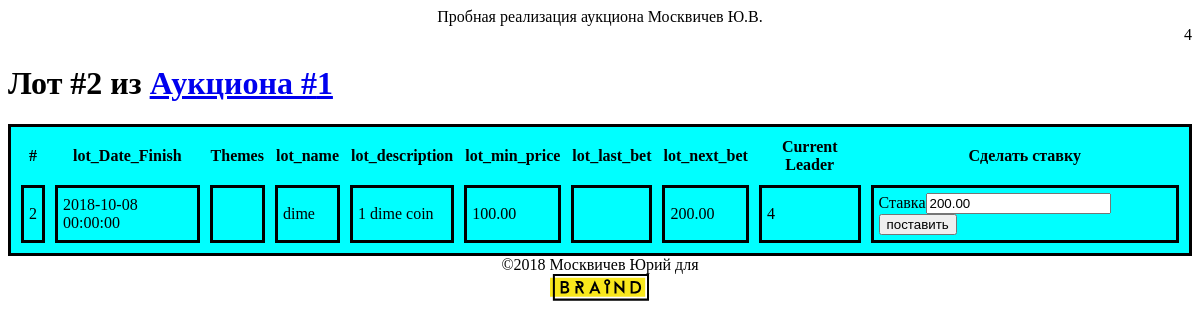
Page /lot.php/?id=2 (signed in) on the committed database.
### tables this page shows
CREATE TABLE `lots` (
  `id_lot` int(11) NOT NULL AUTO_INCREMENT,
  `lot_Date_Finish` datetime NOT NULL,
  `lot_name` varchar(45) NOT NULL,
  `lot_description` varchar(256) NOT NULL,
  `lot_min_price` decimal(15,2) NOT NULL,
  `auction_id` int(11) NOT NULL,
  `lot_next_bet` decimal(15,2) NOT NULL,
  `lot_hidden_bet` decimal(15,2) NOT NULL,
  `lot_current_leader` int(11) DEFAULT NULL,
  `lot_last_bet` varchar(45) DEFAULT NULL,
  PRIMARY KEY (`id_lot`),
  KEY `fk_lot_auction_idx` (`auction_id`),
  KEY `fk_lots_1_idx` (`lot_current_leader`),
  CONSTRAINT `fk_lot_auction` FOREIGN KEY (`auction_id`) REFERENCES `auctions` (`id`) ON DELETE NO ACTION ON UPDATE NO ACTION,
  CONSTRAINT `fk_lots_1` FOREIGN KEY (`lot_current_leader`) REFERENCES `users` (`id_user`) ON DELETE NO ACTION ON UPDATE NO ACTION
);

### lot.php (called while the page is built, shortened)
<?php
    require_once("models/auction.php");
    require_once("models/lot.php");
    $link = db_connect();
    $lot = lot_get($link, $_GET['id']);
    include ("views/lot.php");
 ?>

### models/lot.php (called while the page is built, shortened)
<?php
    function lot_get($link, $id){
        $query = "SELECT * FROM lots WHERE  id_lot =".$id;
        $result = mysqli_query($link, $query);
        $lot = mysqli_fetch_assoc($result);
        return $lot;
    }
?>

### views/lot.php (the view, shortened to what this page needs)
<!DOCTYPE html>
<html>
    <head>
        <link rel="stylesheet" href="/style.css" />
    </head>
    <body>
        <?php include('views/header.php'); ?>
        <div>
                <h1>Лот #<?=$lot['id_lot']?> из <a href="/auction.php/?id=<?=$lot['auction_id']?>">Аукциона #<?=$lot['auction_id']?></a></h1>
        </div>
        <div>
            <table class="table_auction">
                <tr>
                    <th>#</th>
                    <th>lot_Date_Finish</th>
                    <th>Themes</th>
                    <th>lot_name</th>
                    <th>lot_description</th>
                    <th>lot_min_price</th>
                    <th>lot_last_bet</th>
                    <th>lot_next_bet</th>
                    <th>Current Leader</th>
                    <th>Сделать ставку</th>
                </tr>
                <tr>
                    <td><?=$lot['id_lot']?></td>
                    <td><?=$lot['lot_Date_Finish']?></td>
                    <td><?php foreach($themes=get_lot_themes($link, $lot['id_lot']) as $t): ?>
                        <?php endforeach ?></td>
                    <td><?=$lot['lot_name']?></td>
                    <td><?=$lot['lot_description']?></td>
                    <td><?=$lot['lot_min_price']?></td>
                    <td><?=$lot['lot_last_bet']?></td>
                    <td><?=$lot['lot_next_bet']?></td>
                    <td><?=$lot['lot_current_leader']?></td>
                    <td>
                    <?php
                        if ($_COOKIE != NULL):
                    ?>
                    <?php include('views/bet.php')?>
                    <?php else: ?>
                        echo "Чтобы сделать ставку  <a href='/register.php'>зарегистрируйтесь</a> или <a href='/login.php'>войдите</a>";
                    <?php endif ?>
                </td>
                </tr>
            </table>
        </div>
        <?php include('views/footer.php'); ?>
    </body>
</html>

### views/bet.php (shortened to what this page needs)
<form method="POST">
Ставка<input name='bet_size' type="number" step="0.01" value="<?=$lot['lot_next_bet']?>" required/>
<input name="submit" type="submit" value="поставить"/>
</form>

### style.css (style rules this page uses)
.table_auction { width: 100%; background-color: aqua; border: 3px solid black; border-color: black; border-collapse: none; border-spacing: 10px; }
td { border: 3px solid black; padding: 5px; }

### rows in the picture
lots: id_lot "2", auction "1", lot_Date_Finish "2018-10-08 00:00:00", lot_name "dime", lot_description "1 dime coin", lot_min_price "100.00", lot_next_bet "200.00", lot_current_leader "4", bet_size "200.00"

### other values in the picture
$_COOKIE['id'] "4"
